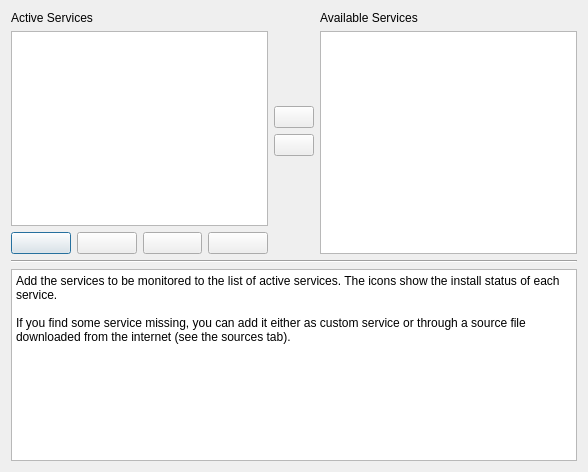
<?xml version="1.0" encoding="UTF-8"?>
<ui version="4.0">
 <class>Services</class>
 <widget class="QDialog" name="Services">
  <property name="geometry">
   <rect>
    <x>0</x>
    <y>0</y>
    <width>588</width>
    <height>472</height>
   </rect>
  </property>
  <property name="windowTitle">
   <string>Dialog</string>
  </property>
  <layout class="QVBoxLayout" name="verticalLayout_4">
   <item>
    <layout class="QHBoxLayout" name="horizontalLayout_2">
     <item>
      <layout class="QVBoxLayout" name="verticalLayout_2">
       <item>
        <widget class="QLabel" name="activeServicesLabel">
         <property name="sizePolicy">
          <sizepolicy hsizetype="Preferred" vsizetype="Fixed">
           <horstretch>0</horstretch>
           <verstretch>1</verstretch>
          </sizepolicy>
         </property>
         <property name="text">
          <string>Active Services</string>
         </property>
        </widget>
       </item>
       <item>
        <widget class="QListWidget" name="activeServicesList">
         <property name="sizePolicy">
          <sizepolicy hsizetype="Expanding" vsizetype="Expanding">
           <horstretch>0</horstretch>
           <verstretch>0</verstretch>
          </sizepolicy>
         </property>
        </widget>
       </item>
       <item>
        <layout class="QHBoxLayout" name="horizontalLayout">
         <item>
          <widget class="QPushButton" name="sortTopButton">
           <property name="text">
            <string/>
           </property>
           <property name="icon">
            <iconset resource="Icons.qrc">
             <normaloff>:/arrow-up-double.png</normaloff>:/arrow-up-double.png</iconset>
           </property>
           <property name="flat">
            <bool>false</bool>
           </property>
          </widget>
         </item>
         <item>
          <widget class="QPushButton" name="sortUpButton">
           <property name="text">
            <string/>
           </property>
           <property name="icon">
            <iconset resource="Icons.qrc">
             <normaloff>:/arrow-up</normaloff>:/arrow-up</iconset>
           </property>
          </widget>
         </item>
         <item>
          <widget class="QPushButton" name="sortDownButton">
           <property name="text">
            <string/>
           </property>
           <property name="icon">
            <iconset resource="Icons.qrc">
             <normaloff>:/arrow-down.png</normaloff>:/arrow-down.png</iconset>
           </property>
          </widget>
         </item>
         <item>
          <widget class="QPushButton" name="sortBottomButton">
           <property name="text">
            <string/>
           </property>
           <property name="icon">
            <iconset resource="Icons.qrc">
             <normaloff>:/arrow-down-double.png</normaloff>:/arrow-down-double.png</iconset>
           </property>
          </widget>
         </item>
        </layout>
       </item>
      </layout>
     </item>
     <item>
      <layout class="QVBoxLayout" name="verticalLayout">
       <item>
        <spacer name="verticalSpacer">
         <property name="orientation">
          <enum>Qt::Vertical</enum>
         </property>
         <property name="sizeHint" stdset="0">
          <size>
           <width>20</width>
           <height>78</height>
          </size>
         </property>
        </spacer>
       </item>
       <item>
        <widget class="QPushButton" name="activateButton">
         <property name="text">
          <string/>
         </property>
         <property name="icon">
          <iconset resource="Icons.qrc">
           <normaloff>:/arrow-left-double.png</normaloff>:/arrow-left-double.png</iconset>
         </property>
        </widget>
       </item>
       <item>
        <widget class="QPushButton" name="deactivateButton">
         <property name="text">
          <string/>
         </property>
         <property name="icon">
          <iconset resource="Icons.qrc">
           <normaloff>:/arrow-right-double.png</normaloff>:/arrow-right-double.png</iconset>
         </property>
        </widget>
       </item>
       <item>
        <spacer name="verticalSpacer_2">
         <property name="orientation">
          <enum>Qt::Vertical</enum>
         </property>
         <property name="sizeHint" stdset="0">
          <size>
           <width>20</width>
           <height>98</height>
          </size>
         </property>
        </spacer>
       </item>
      </layout>
     </item>
     <item>
      <layout class="QVBoxLayout" name="verticalLayout_3">
       <item>
        <widget class="QLabel" name="inactiveServicesLabel">
         <property name="sizePolicy">
          <sizepolicy hsizetype="Preferred" vsizetype="Fixed">
           <horstretch>0</horstretch>
           <verstretch>1</verstretch>
          </sizepolicy>
         </property>
         <property name="text">
          <string>Available Services</string>
         </property>
        </widget>
       </item>
       <item>
        <widget class="QListWidget" name="inactiveServicesList">
         <property name="sizePolicy">
          <sizepolicy hsizetype="Expanding" vsizetype="Expanding">
           <horstretch>0</horstretch>
           <verstretch>0</verstretch>
          </sizepolicy>
         </property>
        </widget>
       </item>
      </layout>
     </item>
    </layout>
   </item>
   <item>
    <widget class="Line" name="line">
     <property name="sizePolicy">
      <sizepolicy hsizetype="Minimum" vsizetype="Fixed">
       <horstretch>0</horstretch>
       <verstretch>0</verstretch>
      </sizepolicy>
     </property>
     <property name="orientation">
      <enum>Qt::Horizontal</enum>
     </property>
    </widget>
   </item>
   <item>
    <widget class="QTextEdit" name="infoTextarea">
     <property name="enabled">
      <bool>true</bool>
     </property>
     <property name="sizePolicy">
      <sizepolicy hsizetype="Expanding" vsizetype="Maximum">
       <horstretch>0</horstretch>
       <verstretch>0</verstretch>
      </sizepolicy>
     </property>
     <property name="styleSheet">
      <string notr="true"/>
     </property>
     <property name="frameShadow">
      <enum>QFrame::Sunken</enum>
     </property>
     <property name="readOnly">
      <bool>true</bool>
     </property>
     <property name="html">
      <string>&lt;!DOCTYPE HTML PUBLIC &quot;-//W3C//DTD HTML 4.0//EN&quot; &quot;http://www.w3.org/TR/REC-html40/strict.dtd&quot;&gt;
&lt;html&gt;&lt;head&gt;&lt;meta name=&quot;qrichtext&quot; content=&quot;1&quot; /&gt;&lt;style type=&quot;text/css&quot;&gt;
p, li { white-space: pre-wrap; }
&lt;/style&gt;&lt;/head&gt;&lt;body style=&quot; font-family:'Nimbus Sans L'; font-size:9pt; font-weight:400; font-style:normal;&quot;&gt;
&lt;p style=&quot; margin-top:0px; margin-bottom:0px; margin-left:0px; margin-right:0px; -qt-block-indent:0; text-indent:0px;&quot;&gt;Add the services to be monitored to the list of active services. The icons show the install status of each service.&lt;/p&gt;
&lt;p style=&quot;-qt-paragraph-type:empty; margin-top:0px; margin-bottom:0px; margin-left:0px; margin-right:0px; -qt-block-indent:0; text-indent:0px;&quot;&gt;&lt;/p&gt;
&lt;p style=&quot; margin-top:0px; margin-bottom:0px; margin-left:0px; margin-right:0px; -qt-block-indent:0; text-indent:0px;&quot;&gt;If you find some service missing, you can add it either as custom service or through a source file downloaded from the internet (see the sources tab).&lt;/p&gt;&lt;/body&gt;&lt;/html&gt;</string>
     </property>
    </widget>
   </item>
  </layout>
 </widget>
 <resources>
  <include location="Icons.qrc"/>
 </resources>
 <connections/>
 <slots>
  <slot>populateLists()</slot>
  <slot>updateInfo()</slot>
 </slots>
</ui>
